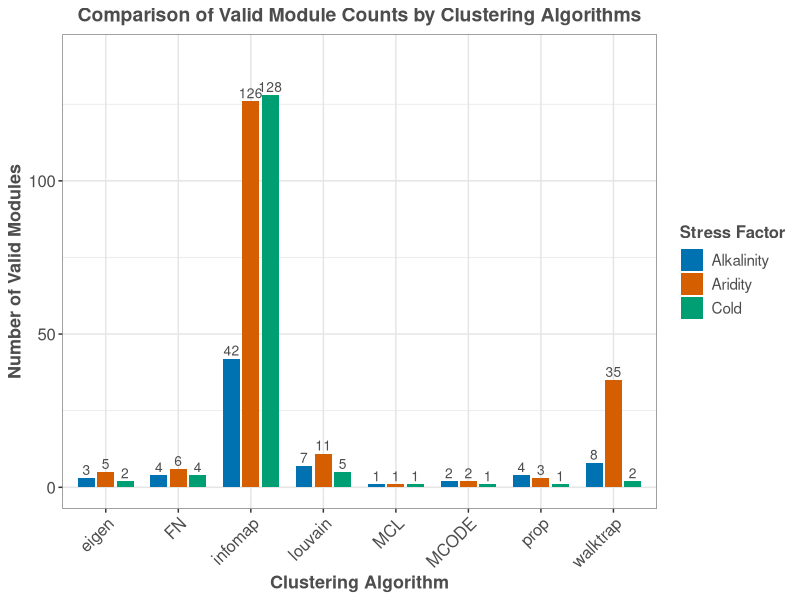

Write the R code that produced this figure.
# Load required libraries
library(ggplot2)
library(tidyr)
library(Cairo)  # Ensure PDF font embedding and compatibility

# ====================== 1. Build the statistical summary table stats_summary ======================
stats_summary <- data.frame(
  Algorithm = c("MCODE", "infomap", "prop", "eigen", "louvain", "walktrap", "FN", "MCL"),
  Alkalinity_Valid_Modules = c(2, 42, 4, 3, 7, 8, 4, 1),
  Aridity_Valid_Modules = c(2, 126, 3, 5, 11, 35, 6, 1),
  Cold_Valid_Modules = c(1, 128, 1, 2, 5, 2, 4, 1)
)

# Print the table as required, without row names
print(stats_summary, row.names = FALSE)

# ====================== 2. Plotting data (English column names, values synchronized) ======================
data <- data.frame(
  Algorithm = c("MCODE", "infomap", "prop", "eigen", "louvain", "walktrap", "FN", "MCL"),
  Alkalinity = c(2, 42, 4, 3, 7, 8, 4, 1),
  Aridity = c(2, 126, 3, 5, 11, 35, 6, 1),
  Cold = c(1, 128, 1, 2, 5, 2, 4, 1)
)

# Reshape the data into long format (English column names)
data_long <- pivot_longer(
  data, 
  cols = -Algorithm, 
  names_to = "Stress_Type", 
  values_to = "Valid_Module_Count"
)

# Define the research color palette (Nature-journal standard, adapted to the 3 stress types)
research_palette <- c(
  "Alkalinity" = "#0072B2",    # Alkalinity - deep sea blue
  "Aridity" = "#D55E00",       # Aridity - orange-red
  "Cold" = "#009E73"           # Cold - emerald green
)

# Draw the bar chart (all English + research color palette)
p <- ggplot(data_long, aes(x = Algorithm, y = Valid_Module_Count, fill = Stress_Type)) +
  # Bar-chart main body (research-grade width/spacing)
  geom_col(position = position_dodge(width = 0.8), width = 0.7) +
  # Value labels (optimized position and style)
  geom_text(
    aes(label = Valid_Module_Count),
    position = position_dodge(width = 0.8),
    vjust = -0.3, size = 3.5,
    color = "gray30"  # Dark-gray label text for better harmony
  ) +
  # English title and labels (research-paper standard)
  labs(
    title = "Comparison of Valid Module Counts by Clustering Algorithms",
    x = "Clustering Algorithm",
    y = "Number of Valid Modules",
    fill = "Stress Factor"
  ) +
  # Research-theme optimization
  theme_bw() +
  theme(
    plot.title = element_text(hjust = 0.5, size = 14, face = "bold", color = "gray30"),
    axis.text.x = element_text(angle = 45, hjust = 1, size = 12, color = "gray30"),
    axis.text.y = element_text(size = 12, color = "gray30"),
    axis.title = element_text(size = 13, face = "bold", color = "gray30"),
    legend.title = element_text(size = 12, face = "bold", color = "gray30"),
    legend.text = element_text(size = 11, color = "gray30"),
    panel.grid = element_line(color = "gray90"),  # Light-gray grid, does not dominate the subject
    panel.border = element_rect(color = "gray50") # Medium-gray border, softer
  ) +
  # Apply the research color palette
  scale_fill_manual(values = research_palette) +
  # Adjust the y-axis range to avoid labels exceeding the plot
  ylim(0, max(data_long$Valid_Module_Count) * 1.1)  

# Save as a PDF vector graphic
ggsave(
  "Valid_Module_Count_by_Algorithm.pdf", 
  plot = p, 
  width = 10, 
  height = 7,
  device = cairo_pdf,
  bg = "white"
)

# Optional: high-resolution PNG preview
# ggsave("Valid_Module_Count_by_Algorithm.png", plot = p, width = 10, height = 7, dpi = 300)
